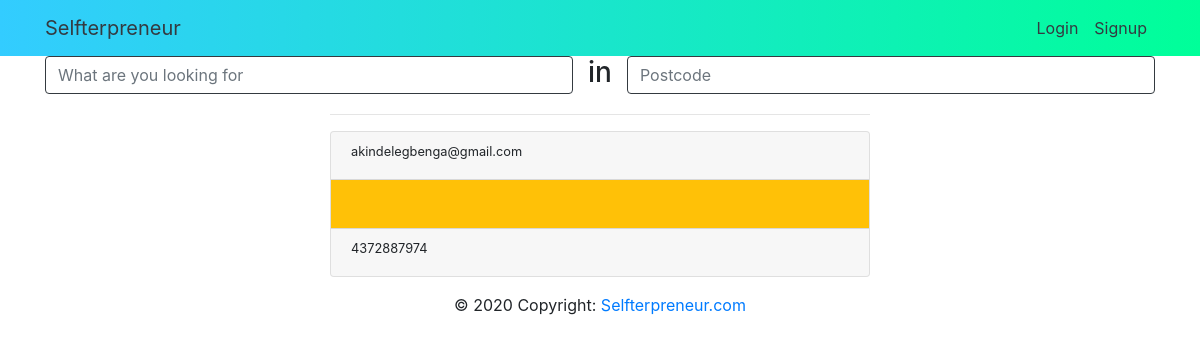
The page /home on the database its author committed.
### app/me/models.py (models this page shows, shortened)
class Personal_Info(db.Model):
    __tablename__ = 'personal_info'
    id = db.Column(db.Integer, primary_key=True)
    user_name = db.Column(db.String(100), nullable=False)
    user_email = db.Column(db.String(100), nullable=False)
    user_mobile_phone = db.Column(db.String(100))
    user_work_phone = db.Column(db.String(100))
    user_postcode= db.Column(db.String(100), nullable=False)
    user_city=db.Column(db.String(100))
    user_country =  db.Column(db.String(100))
    user_bio = db.Column(db.String(1000))
    user_url = db.Column(db.String(1000))
    user_twitter=db.Column(db.String(1000))
    user_facebook = db.Column(db.String(1000))
    user_id = db.Column(db.Integer, db.ForeignKey('users.id'), nullable = False)

### app/auth/routes.py (the view)
@auth.route('/home', methods = ["GET","POST"])
def home():
    users = Personal_Info.query.all()
    form = SearchForm()
    return render_template('index.html', title='home_page', form = form, users= users)

### app/auth/forms.py
class SearchForm(FlaskForm):
    what = StringField("what")
    where = StringField("Where", validators=[DataRequired()])

### app/auth/templates/index.html (shortened to what this page needs)
{% extends 'layout.html' %}
{% block page_body %}
<div class="container">
    <form method="POST" action="">
        <div class="row justify-content-center">
            <div class="col">
                {{ form.what (placeholder ='What are you looking for',class ='form-control justify-right border border-dark')}}
            </div>
            <h3>in </h3>
            <div class="col">
                {{ form.where(placeholder ='Postcode',class ='form-control justify-right border border-dark')}}
            </div>
        </div>
    </form>
    <div class="row">
        <div class="col-xs-12 col-sm-3 col-md-3 col-lg-3">
        </div>
        <div class="col-xs-12 col-sm-6 col-md-6 col-lg-6 ">
            {% for user in users  %}
            <hr>
            <div class="card">
                <div class="card-header">
                    <h2 class="small">{{ user.user_email }}</h2>
                </div>
                <div class="card-body h-25 d-inline-block bg-warning">
                </div>
                <div class="card-footer">
                    <h2 class="small">{{ user.user_work_phone }}</h2>
                </div>
            </div>
            {% endfor %}
        </div>
        <div class="col-xs-12 col-sm-3 col-md-3 col-lg-3">
        </div>
    </div>
</div>
{% endblock page_body %}

### rows shown on the page
Personal_Info: user_email "akindelegbenga@gmail.com", user_work_phone "4372887974"
